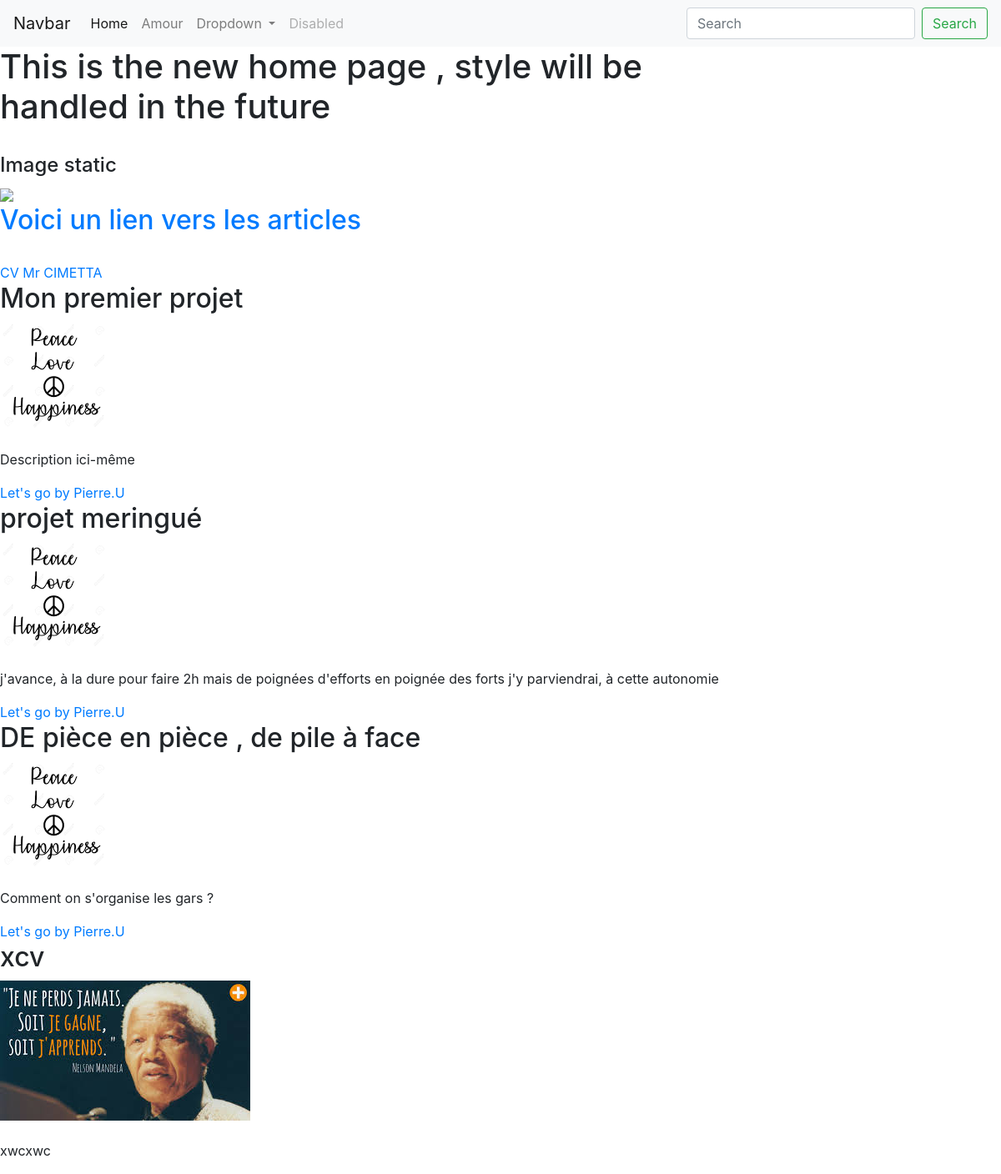
Before: / with the older database file.
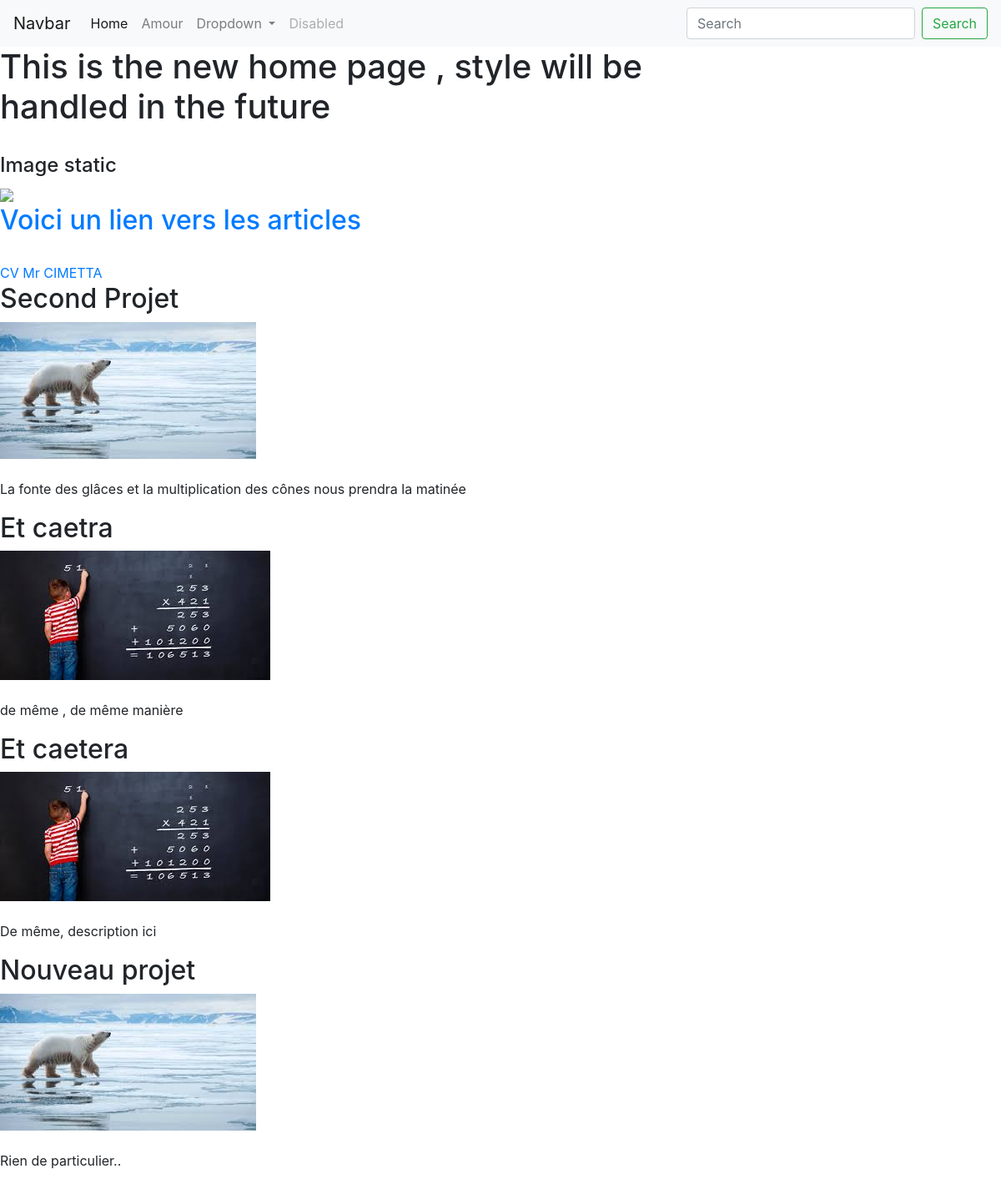
After: the same page with the newer database file.
### portfolio/models.py (models this page shows, shortened)
class Project(models.Model):
    title=models.CharField(max_length=100)
    description=models.CharField(max_length=250)
    image= models.ImageField(upload_to='portfolio/Images')
    url = models.URLField(blank=True)

### portfolio/views.py (the view)
# urls.py: 2. Add a URL to urlpatterns:  path('', views.home, name='home')
def home(request):
    projects=Project.objects.all()
    return render(request,'portfolio/home.html',{'projects':projects})

### portfolio/templates/portfolio/home.html
{% extends 'portfolio/base.html'%}
{% block content %}
    <h1>This is the new home page , style will be  <br>
    handled in the future </h1>
    <br>
    {% load static %}
    <h4>Image static</h4>
    <img src="{% static 'portfolio/daisy.jpg' %}">
    <br>
    <a href="{% url 'blog:all_blogs'%}"><h2>Voici un lien vers les articles</h2></a>
    <br>
    <a href="http://google.com">CV Mr CIMETTA</a><br>
    {% for project in projects %}
    <h2>{{ project.title }}</h2>
    <p><img src="{{ project.image.url }}" class="img-fluid mb-2" alt="dit moi"></p>
    <p>{{ project.description }}</p>
    {% if project.url %}
    <a href={{project.url}}>Let's go by Pierre.U </a>
    {% endif%}
    {% endfor %}
{% endblock%}

### portfolio/templates/portfolio/base.html (shortened to what this page needs)
<!doctype html>
<html lang="en">
  <head>
    <link rel="stylesheet" href="https://stackpath.bootstrapcdn.com/bootstrap/4.5.0/css/bootstrap.min.css">
  </head>
  <body>
    <nav class="navbar navbar-expand-lg navbar-light bg-light">
   <a class="navbar-brand" href="#">Navbar</a>
   <div class="collapse navbar-collapse" id="navbarSupportedContent">
     <ul class="navbar-nav mr-auto">
       <li class="nav-item active">
         <a class="nav-link" href="#">Home <span class="sr-only">(current)</span></a>
       </li>
       <li class="nav-item">
         <a class="nav-link" href="#">Amour</a>
       </li>
       <li class="nav-item dropdown">
         <a class="nav-link dropdown-toggle" href="#" id="navbarDropdown" role="button" data-toggle="dropdown" aria-haspopup="true" aria-expanded="false">
           Dropdown
         </a>
       </li>
       <li class="nav-item">
         <a class="nav-link disabled" href="#" tabindex="-1" aria-disabled="true">Disabled</a>
       </li>
     </ul>
     <form class="form-inline my-2 my-lg-0">
       <input class="form-control mr-sm-2" type="search" placeholder="Search" aria-label="Search">
       <button class="btn btn-outline-success my-2 my-sm-0" type="submit">Search</button>
     </form>
   </div>
 </nav>
{% block content %}{% endblock%}
  </body>
</html>

Changed rows visible on the page:
removed Project: title "Mon premier projet", image (picture), description "Description ici-même"
removed Project: title "projet meringué", image (picture), description "j'avance, à la dure pour faire 2h mais de poignées d'efforts en poignée des forts j'y parviendrai, à cette autonomie"
removed Project: title "DE pièce en pièce , de pile à face", image (picture), description "Comment on s'organise les gars ?"
removed Project: title "xcv", image (picture), description "xwcxwc"
added Project: title "Second Projet", image (picture), description "La fonte des glâces et la multiplication des cônes nous prendra la matinée"
added Project: title "Et caetra", image (picture), description "de même , de même manière"
added Project: title "Et caetera", image (picture), description "De même, description ici"
added Project: title "Nouveau projet", image (picture), description "Rien de particulier.."
